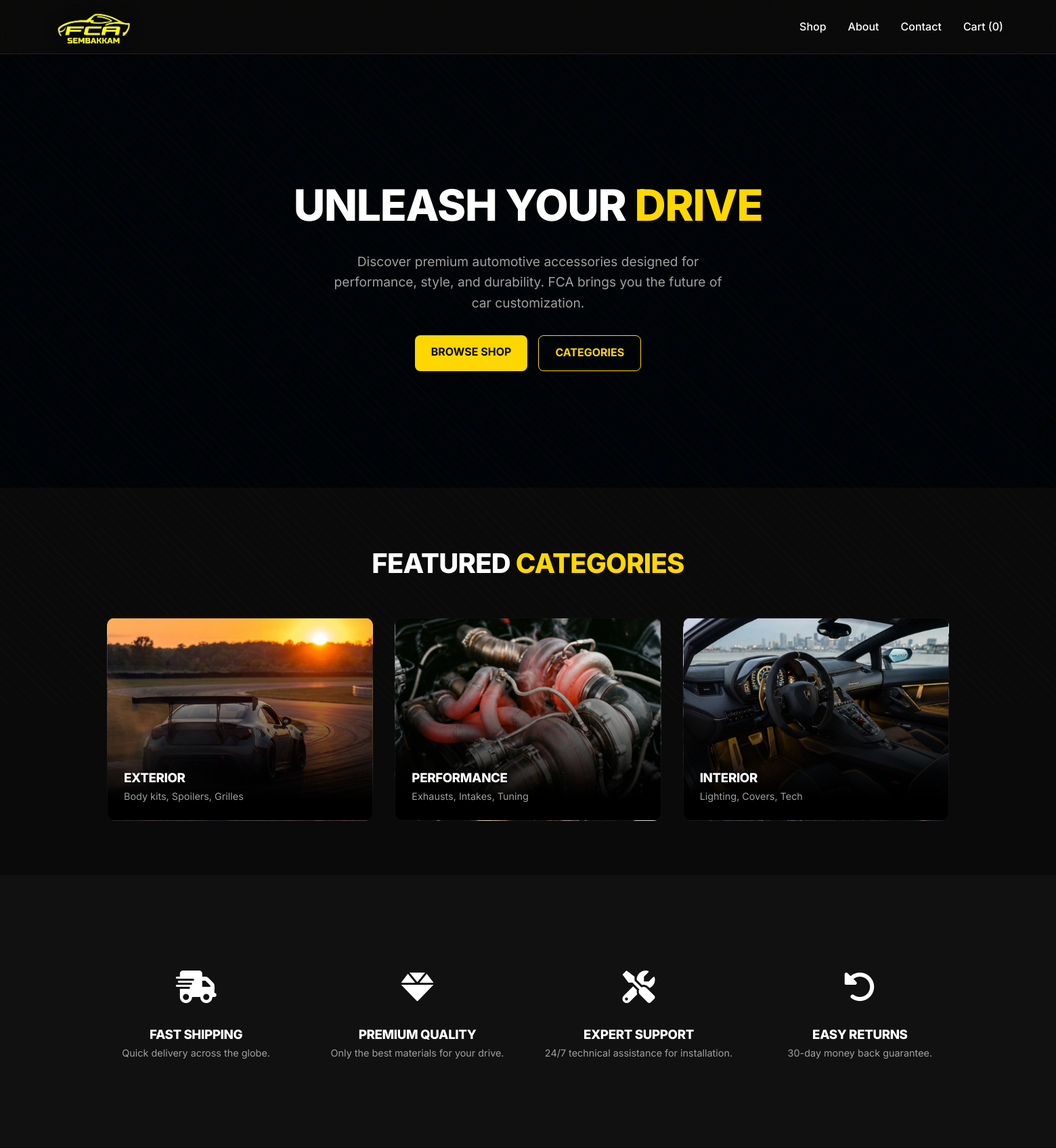
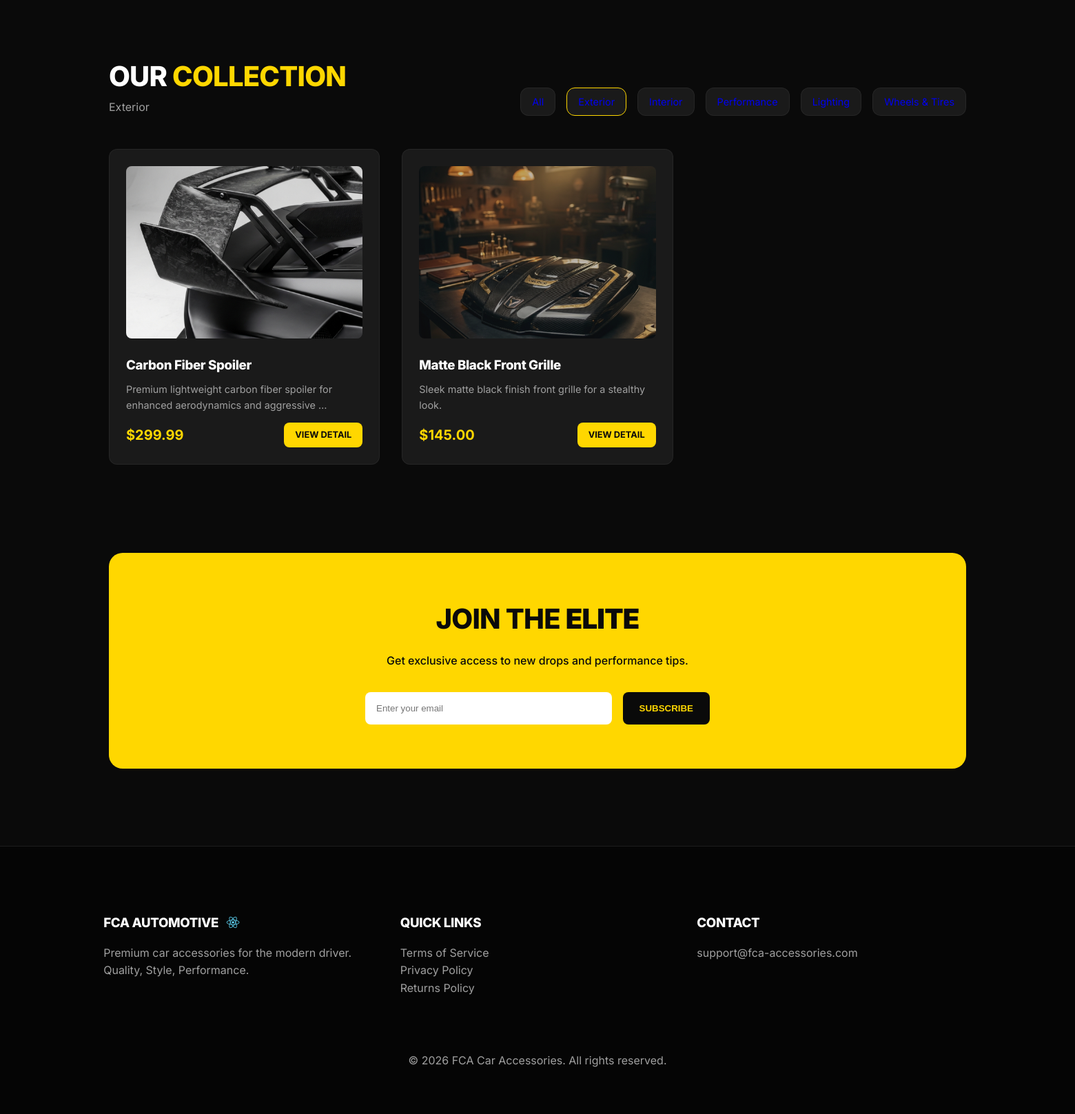
Page /exterior/ on the committed database (2 pictures, top to bottom).
### shop/models.py (models this page shows, shortened)
class Category(models.Model):
    name = models.CharField(max_length=100)
    slug = models.SlugField(unique=True)
    description = models.TextField(blank=True)
    class Meta:
        verbose_name_plural = 'Categories'
    def get_absolute_url(self):
        return reverse('shop:product_list_by_category', args=[self.slug])

class Product(models.Model):
    category = models.ForeignKey(Category, related_name='products', on_delete=models.CASCADE)
    name = models.CharField(max_length=200)
    slug = models.SlugField(unique=True)
    description = models.TextField()
    price = models.DecimalField(max_digits=10, decimal_places=2)
    image = models.ImageField(upload_to='products/', blank=True)
    stock = models.IntegerField(default=0)
    available = models.BooleanField(default=True)
    created = models.DateTimeField(auto_now_add=True)
    updated = models.DateTimeField(auto_now=True)
    def get_absolute_url(self):
        return reverse('shop:product_detail', args=[self.id, self.slug])

### shop/views.py (the view)
# urls.py: path('', views.product_list, name='product_list'),
def product_list(request, category_slug=None):
    category = None
    categories = Category.objects.all()
    products = Product.objects.filter(available=True)
    query = request.GET.get('query')
    if category_slug:
        category = get_object_or_404(Category, slug=category_slug)
        products = products.filter(category=category)
    if query:
        products = products.filter(name__icontains=query)
    return render(request, 'shop/product/list.html', {
        'category': category,
        'categories': categories,
        'products': products,
        'cart': Cart(request)
    })

### shop/cart.py (called while the page is built)
    def __len__(self):
        return sum(item['quantity'] for item in self.cart.values())

### shop/context_processors.py (called while the page is built)
def cart(request):
    return {'cart': Cart(request)}

### shop/templates/shop/product/list.html (shortened to what this page needs)
{% extends "base.html" %}
{% load static %}
{% block content %}
<section class="hero" style="background: linear-gradient(rgba(0,0,0,0.5), rgba(0,0,0,0.7)), url('{% static 'images/site/hero/main.png' %}'); background-size: cover; background-position: center; background-attachment: fixed;">
    <div class="hero-content">
        <h1>UNLEASH YOUR <span class="text-yellow">DRIVE</span></h1>
        <p style="font-size: 1.2rem; color: var(--text-muted); max-width: 600px; margin: 0 auto 2rem;">Discover premium automotive accessories designed for performance, style, and durability. FCA brings you the future of car customization.</p>
        <div style="display: flex; gap: 1rem; justify-content: center;">
            <a href="#products" class="fca-btn">BROWSE SHOP</a>
            <a href="#categories" class="fca-btn" style="background: transparent; border: 1px solid var(--primary-yellow); color: var(--primary-yellow);">CATEGORIES</a>
        </div>
    </div>
</section>
<section id="categories" class="container" style="padding: 5rem 5%;">
    <h2 style="font-size: 2.5rem; text-align: center; margin-bottom: 3rem;">FEATURED <span class="text-yellow">CATEGORIES</span></h2>
    <div style="display: grid; grid-template-columns: repeat(3, 1fr); gap: 2rem;">
        <div class="fca-card" style="height: 300px; display: flex; flex-direction: column; justify-content: flex-end; background: linear-gradient(to bottom, transparent 20%, #000 90%), url('{% static 'images/site/categories/exterior.png' %}'); background-size: cover; background-position: center;">
            <h3 style="text-shadow: 0 2px 4px rgba(0,0,0,0.8);">EXTERIOR</h3>
            <p style="color: var(--text-muted); font-size: 0.9rem; text-shadow: 0 1px 2px rgba(0,0,0,0.8);">Body kits, Spoilers, Grilles</p>
        </div>
        <div class="fca-card" style="height: 300px; display: flex; flex-direction: column; justify-content: flex-end; background: linear-gradient(to bottom, transparent 20%, #000 90%), url('{% static 'images/site/categories/performance.png' %}'); background-size: cover; background-position: center;">
            <h3 style="text-shadow: 0 2px 4px rgba(0,0,0,0.8);">PERFORMANCE</h3>
            <p style="color: var(--text-muted); font-size: 0.9rem; text-shadow: 0 1px 2px rgba(0,0,0,0.8);">Exhausts, Intakes, Tuning</p>
        </div>
        <div class="fca-card" style="height: 300px; display: flex; flex-direction: column; justify-content: flex-end; background: linear-gradient(to bottom, transparent 20%, #000 90%), url('{% static 'images/site/categories/interior.png' %}'); background-size: cover; background-position: center;">
            <h3 style="text-shadow: 0 2px 4px rgba(0,0,0,0.8);">INTERIOR</h3>
            <p style="color: var(--text-muted); font-size: 0.9rem; text-shadow: 0 1px 2px rgba(0,0,0,0.8);">Lighting, Covers, Tech</p>
        </div>
    </div>
</section>
<section style="background: #111; padding: 6rem 5%;">
    <div class="container" style="display: grid; grid-template-columns: repeat(4, 1fr); gap: 3rem;">
        <div class="feature-card" style="text-align: center;">
            <div class="feature-icon" style="font-size: 3rem; margin-bottom: 1rem;"><i class="fas fa-truck-fast"></i></div>
            <h3>FAST SHIPPING</h3>
            <p style="color: var(--text-muted); font-size: 0.9rem;">Quick delivery across the globe.</p>
        </div>
        <div class="feature-card" style="text-align: center;">
            <div class="feature-icon" style="font-size: 3rem; margin-bottom: 1rem;"><i class="fas fa-gem"></i></div>
            <h3>PREMIUM QUALITY</h3>
            <p style="color: var(--text-muted); font-size: 0.9rem;">Only the best materials for your drive.</p>
        </div>
        <div class="feature-card" style="text-align: center;">
            <div class="feature-icon" style="font-size: 3rem; margin-bottom: 1rem;"><i class="fas fa-screwdriver-wrench"></i></div>
            <h3>EXPERT SUPPORT</h3>
            <p style="color: var(--text-muted); font-size: 0.9rem;">24/7 technical assistance for installation.</p>
        </div>
        <div class="feature-card" style="text-align: center;">
            <div class="feature-icon" style="font-size: 3rem; margin-bottom: 1rem;"><i class="fas fa-rotate-left"></i></div>
            <h3>EASY RETURNS</h3>
            <p style="color: var(--text-muted); font-size: 0.9rem;">30-day money back guarantee.</p>
        </div>
    </div>
</section>
<div id="products" class="container" style="padding-top: 5rem;">
    <div style="display: flex; justify-content: space-between; align-items: flex-end; margin-bottom: 3rem;">
        <div>
            <h2 style="font-size: 2.5rem;">OUR <span class="text-yellow">COLLECTION</span></h2>
            <p style="color: var(--text-muted);">{% if category %}{{ category.name }}{% else %}All premium accessories{% endif %}</p>
        </div>
        <div style="display: flex; gap: 1rem;">
            <a href="{% url 'shop:product_list' %}" class="fca-card" style="padding: 0.5rem 1rem; text-decoration: none; font-size: 0.9rem; {% if not category %}border-color: var(--primary-yellow);{% endif %}">All</a>
            {% for c in categories %}
                <a href="{{ c.get_absolute_url }}" class="fca-card" style="padding: 0.5rem 1rem; text-decoration: none; font-size: 0.9rem; {% if category and category.slug == c.slug %}border-color: var(--primary-yellow);{% endif %}">{{ c.name }}</a>
            {% endfor %}
        </div>
    </div>
    <div class="product-grid">
        {% for product in products %}
            <div class="fca-card">
                <div style="width: 100%; height: 250px; background: #252525; border-radius: 8px; margin-bottom: 1.5rem; display: flex; align-items: center; justify-content: center; overflow: hidden;">
                    {% if product.image %}
                        <img src="{{ product.image.url }}" alt="{{ product.name }}" style="width: 100%; height: 100%; object-fit: cover;">
                    {% else %}
                        <img src="{% static 'images/site/default-product.png' %}" alt="Product Placeholder" style="width: 100%; height: 100%; object-fit: cover; opacity: 0.7;">
                    {% endif %}
                </div>
                <h3 style="margin-bottom: 0.5rem;">{{ product.name }}</h3>
                <p style="color: var(--text-muted); font-size: 0.9rem; margin-bottom: 1rem; height: 3em; overflow: hidden;">{{ product.description|truncatewords:10 }}</p>
                <div style="display: flex; justify-content: space-between; align-items: center;">
                    <span style="font-size: 1.25rem; font-weight: 700; color: var(--primary-yellow);">${{ product.price }}</span>
                    <a href="{{ product.get_absolute_url }}" class="fca-btn" style="padding: 0.5rem 1rem; font-size: 0.8rem;">VIEW DETAIL</a>
                </div>
            </div>
        {% empty %}
            <p style="text-align: center; grid-column: 1 / -1; padding: 4rem; color: var(--text-muted);">No products found in this category.</p>
        {% endfor %}
    </div>
    <div style="margin-top: 8rem; padding: 4rem; background: var(--primary-yellow); border-radius: 20px; text-align: center; color: var(--dark-bg);">
        <h2 style="font-size: 2.5rem; margin-bottom: 1rem;">JOIN THE <span style="font-weight: 900;">ELITE</span></h2>
        <p style="font-weight: 500; margin-bottom: 2rem;">Get exclusive access to new drops and performance tips.</p>
        <form style="display: flex; gap: 1rem; max-width: 500px; margin: 0 auto;">
            <input type="email" placeholder="Enter your email" style="flex-grow: 1; padding: 1rem; border-radius: 8px; border: none;">
            <button class="fca-btn" style="background: var(--dark-bg); color: var(--primary-yellow);">SUBSCRIBE</button>
        </form>
    </div>
</div>
{% endblock %}

### shop/static/css/style.css (style rules this page uses)
:root { --primary-yellow: #FFD700; --dark-bg: #0A0A0A; --card-bg: #1A1A1A; --text-main: #FFFFFF; --text-muted: #A0A0A0; --accent-glow: rgba(255, 215, 0, 0.3); --transition-smooth: all 0.3s cubic-bezier(0.4, 0, 0.2, 1); }
* { margin: 0; padding: 0; box-sizing: border-box; }
body { background-color: var(--dark-bg); color: var(--text-main); font-family: 'Inter', system-ui, -apple-system, sans-serif; line-height: 1.6; overflow-x: hidden; }
h1, h2, h3 { font-weight: 800; letter-spacing: -0.02em; }
.text-yellow { color: var(--primary-yellow); }
.container { max-width: 1400px; margin: 0 auto; padding: 2rem 5%; }
.fca-card { background: var(--card-bg); border: 1px solid rgba(255, 255, 255, 0.05); border-radius: 12px; padding: 1.5rem; transition: var(--transition-smooth); position: relative; overflow: hidden; }
.fca-btn { background: var(--primary-yellow); color: var(--dark-bg); padding: 0.8rem 1.5rem; border-radius: 8px; font-weight: 700; text-decoration: none; display: inline-block; transition: var(--transition-smooth); border: none; cursor: pointer; }
.hero { min-height: 80vh; display: flex; align-items: center; justify-content: center; background: radial-gradient(circle at center, #1a1a1a 0%, #0a0a0a 100%); position: relative; text-align: center; }
.hero::before { content: ''; position: absolute; width: 200%; height: 200%; background: repeating-linear-gradient(45deg, rgba(255, 215, 0, 0.02) 0px, rgba(255, 215, 0, 0.02) 1px, transparent 1px, transparent 10px); pointer-events: none; }
.hero-content h1 { font-size: 4rem; margin-bottom: 1rem; text-transform: uppercase; }
.product-grid { display: grid; grid-template-columns: repeat(auto-fill, minmax(300px, 1fr)); gap: 2rem; margin-top: 2rem; }
.feature-card { cursor: pointer; }
.feature-icon { color: var(--text-main); transition: var(--transition-smooth); }

### rows in the picture
Category: name "Exterior"
Product: image (picture), name "Carbon Fiber Spoiler", description "Premium lightweight carbon fiber spoiler for enhanced aerodynamics and aggressive …", price "299.99"
Product: name "Matte Black Front Grille", description "Sleek matte black finish front grille for a stealthy look.", price "145.00"

### other values in the picture
{{ cart|length|default:"0" }} "0"
